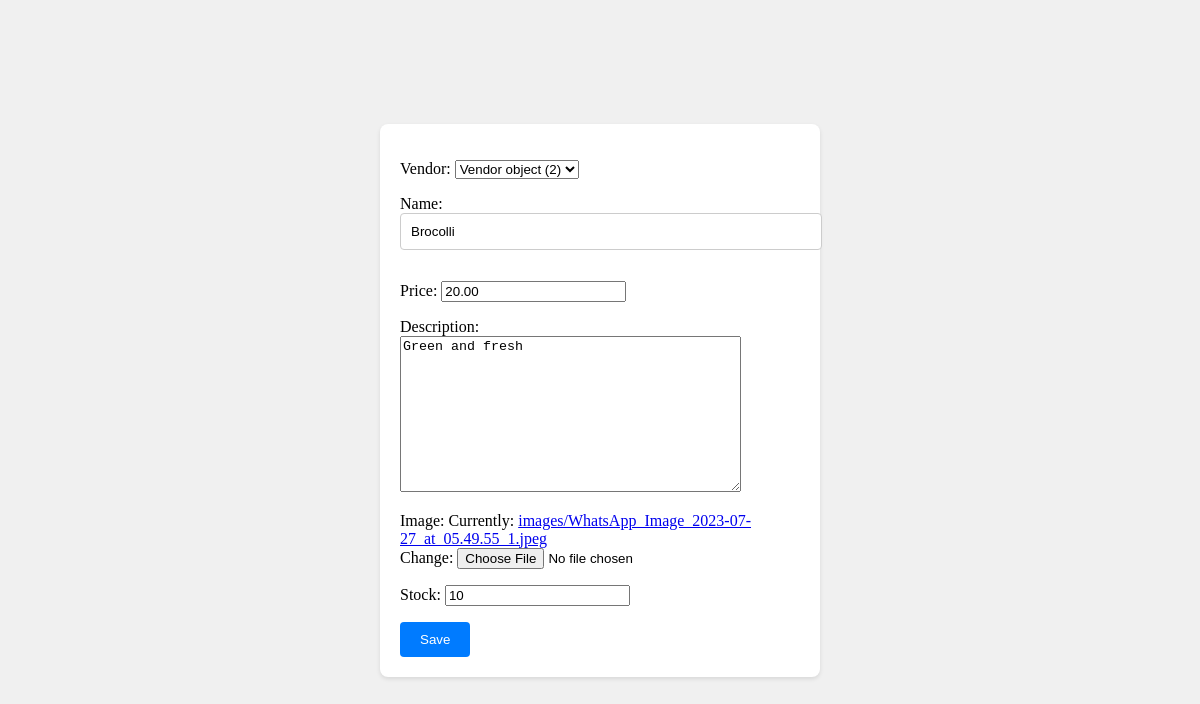
Page /inventory/inventory/products/edit/8/ on the committed database.
### inventory/models.py (models this page shows)
class Product(models.Model):
    vendor = models.ForeignKey(Vendor, null = True, on_delete = models.CASCADE)
    name = models.CharField(max_length=32)
    price = models.DecimalField(max_digits=8, decimal_places=2)
    description = models.TextField()
    image = models.ImageField(upload_to='images/')
    date_created = models.DateTimeField(auto_now_add=True)
    date_updated = models.DateTimeField(auto_now=True)
    stock = models.PositiveIntegerField()

### inventory/views.py (the view)
# urls.py: path("inventory/products/edit/<int:id>/", product_update_view, name = "product_update"),
def product_update_view(request,id):
    product = Product.objects.get(id=id)
    if request.method == "POST":
        form = ProductUploadForm(request.POST, instance=product)
        if form.is_valid():
            form.save()
            return redirect("product_description_view", id =product.id)
    else:
        form = ProductUploadForm(instance=product)
    return render(request,"inventory/edit_product.html", {"form":form})

### inventory/forms.py
class ProductUploadForm(forms.ModelForm):
    class Meta:
        model = Product
        fields = "__all__"

### templates/inventory/edit_product.html (shortened to what this page needs)
<!DOCTYPE html>
<html lang="en">
<head>
</head>
<body>
    <form method="POST" class="styled-form">
        {{ form.as_p }}
        <button type="submit" class="styled-button">Save</button>
    </form>
</body>
</html>

### templates/inventory/edit_product.html (style rules this page uses)
body { display: flex; justify-content: center; align-items: center; height: 100vh; background-color: #f0f0f0; margin: 0; }
.styled-form { background-color: #ffffff; border-radius: 8px; box-shadow: 0 2px 4px rgba(0, 0, 0, 0.1); padding: 20px; width: 400px; }
.styled-form input[type="text"], .styled-form input[type="email"], .styled-form input[type="password"] { width: 100%; padding: 10px; margin-bottom: 15px; border: 1px solid #ccc; border-radius: 4px; }
.styled-button { background-color: #007bff; color: #fff; border: none; border-radius: 4px; padding: 10px 20px; cursor: pointer; }

### rows in the picture
Product: vendor "Vendor object (2)", name "Brocolli", price "20.00", description "Green and fresh", stock "10"
